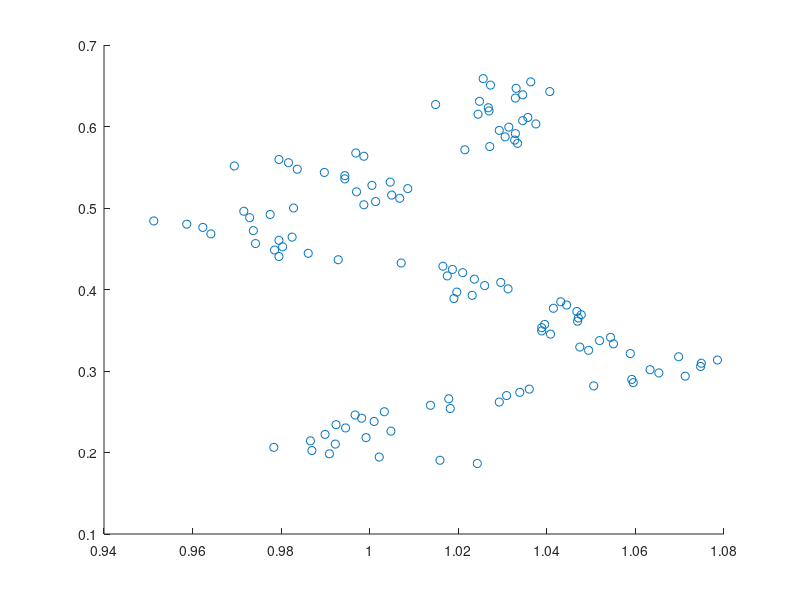

Here is the MATLAB script that generated this plot: (Note: this script raises an error after producing the figure.)
% Computational Finance CW2
% Question 1
load options.mat
%% Q1
optionNum=2;% number of strike price
strikePrices=[2925 3025 3125 3225 3325];
L=length(stockPrice);% data length 222
Lwin=fix(L/4);% window length 55
Lrest=L-Lwin;% rest length 167
% LTrain=fix(Lrest*13/14)+1; 
% LTest=Lrest-LTrain; 
LTrain=120; % train data length
LTest=47; % test data length 
Tt=ones(L,1);
for i=1:L
    Tt(i)=(L-i)/252;
end

% data: X=[S/X T-t]'
X=[stockPrice(56:L)/strikePrices(optionNum) Tt(56:L,1)];
XTrain=X(1:LTrain,:); % train data
Xtest=X(LTrain+1:Lrest,:); % test data

% true normalized call option price
CXtrue=optionCPrice(56:L,optionNum)./strikePrices(optionNum);
CXtrueTrain=CXtrue(1:LTrain,:);
CXtrueTest=CXtrue(LTrain+1:Lrest,:);

%% GMModel generate 4 means and covariances
GMModel = fitgmdist(XTrain,4,'RegularizationValue',0.0003);
% GMModel = fitgmdist(XTrain,4);
figure(1),clf,
scatter(XTrain(:,1),XTrain(:,2),'ro');
hold on
ezcontour(@(x1,x2)pdf(GMModel,[x1 x2]),get(gca,{'XLim','YLim'}))
title('{\bf Scatter Plot and Fitted Gaussian Mixture Contours}')
axis([0.8 1.3 -0.1 0.8]);
xlabel('S/X','FontSize',13,'FontWeight','bold');
ylabel('T-t','FontSize',13,'FontWeight','bold');
hold off
%% disign matrix
m1=GMModel.mu(1,:);
m2=GMModel.mu(2,:);
m3=GMModel.mu(3,:);
m4=GMModel.mu(4,:);
C1=GMModel.Sigma(:,:,1);
C2=GMModel.Sigma(:,:,2);
C3=GMModel.Sigma(:,:,3);
C4=GMModel.Sigma(:,:,4);

designMat=ones(LTrain,7);% design matrix
designMat(:,5)=XTrain(:,1);
designMat(:,6)=XTrain(:,2);

for i=1:LTrain
    designMat(i,1)=sqrt((XTrain(i,:)-m1)*C1*(XTrain(i,:)-m1)');
    designMat(i,2)=sqrt((XTrain(i,:)-m2)*C2*(XTrain(i,:)-m2)');
    designMat(i,3)=sqrt((XTrain(i,:)-m3)*C3*(XTrain(i,:)-m3)');
    designMat(i,4)=sqrt((XTrain(i,:)-m4)*C4*(XTrain(i,:)-m4)');    
end

%% train using cvx
cvx_begin quiet
variable w(7)
minimize( norm(designMat*w-CXtrueTrain) )
cvx_end
%%
CXNum=30;
x=linspace(0.7,1.5,CXNum);
y=linspace(0.7,0,CXNum);

CX=ones(CXNum,CXNum);
for i=1:CXNum
    for j=1:CXNum
        CX(j,i)=w(1)*sqrt(([x(i),y(j)]-m1)*C1*([x(i),y(j)]-m1)')...
            +w(2)*sqrt(([x(i),y(j)]-m2)*C2*([x(i),y(j)]-m2)')...
            +w(3)*sqrt(([x(i),y(j)]-m3)*C3*([x(i),y(j)]-m3)')...
            +w(4)*sqrt(([x(i),y(j)]-m4)*C4*([x(i),y(j)]-m4)')...
            +[x(i),y(j)]*[w(5);w(6)]+w(7);
    end
end

figure(2),clf,
mesh(x,y,CX);
xlabel('S/X','FontSize',13,'FontWeight','bold')
ylabel('T-t','FontSize',13,'FontWeight','bold')
zlabel('C/X','FontSize',13,'FontWeight','bold')
% axis([0.8 1.5 0 0.6 0 0.4]);
grid on
grid minor
%%
CXpred=ones(Lrest,1);
for i=1:Lrest
    CXpred(i)=w(1)*sqrt((X(i,:)-m1)*C1*(X(i,:)-m1)')...
        +w(2)*sqrt((X(i,:)-m2)*C2*(X(i,:)-m2)')...
        +w(3)*sqrt((X(i,:)-m3)*C3*(X(i,:)-m3)')...
        +w(4)*sqrt((X(i,:)-m4)*C4*(X(i,:)-m4)')...
        +X(i,:)*[w(5);w(6)]+w(7);
end

figure(3),clf,
xx1=56:222;
plot(xx1,CXpred,'b','LineWidth',1.5);
xlabel('Date','FontSize',13,'FontWeight','bold')
ylabel('C/X','FontSize',13,'FontWeight','bold')
hold on
plot(xx1,CXtrue,'r','LineWidth',1.5);
axis([-inf,inf,-inf,inf]);
legend({'predicted','real'},'Location','northwest',...
    'FontSize',13,'FontWeight','bold');
plot([205,205],[0,0.12],'k','LineWidth',2);
grid on
grid minor
hold off










